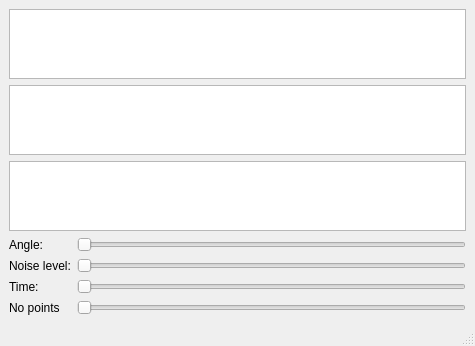
<?xml version="1.0" encoding="UTF-8"?>
<ui version="4.0">
 <class>MainWindow</class>
 <widget class="QMainWindow" name="MainWindow">
  <property name="geometry">
   <rect>
    <x>0</x>
    <y>0</y>
    <width>475</width>
    <height>310</height>
   </rect>
  </property>
  <property name="windowTitle">
   <string>MainWindow</string>
  </property>
  <widget class="QWidget" name="centralwidget">
   <layout class="QVBoxLayout" name="verticalLayout">
    <item>
     <widget class="PlotWidget" name="canvas1"/>
    </item>
    <item>
     <widget class="PlotWidget" name="canvas2"/>
    </item>
    <item>
     <widget class="PlotWidget" name="canvas3"/>
    </item>
    <item>
     <layout class="QFormLayout" name="formLayout">
      <item row="0" column="0">
       <widget class="QLabel" name="label">
        <property name="text">
         <string>Angle:</string>
        </property>
       </widget>
      </item>
      <item row="1" column="0">
       <widget class="QLabel" name="label_2">
        <property name="text">
         <string>Noise level:</string>
        </property>
       </widget>
      </item>
      <item row="2" column="0">
       <widget class="QLabel" name="label_3">
        <property name="text">
         <string>Time:</string>
        </property>
       </widget>
      </item>
      <item row="2" column="1">
       <widget class="QSlider" name="t_slider">
        <property name="orientation">
         <enum>Qt::Horizontal</enum>
        </property>
       </widget>
      </item>
      <item row="0" column="1">
       <widget class="QSlider" name="a_slider">
        <property name="orientation">
         <enum>Qt::Horizontal</enum>
        </property>
       </widget>
      </item>
      <item row="1" column="1">
       <widget class="QSlider" name="d_slider">
        <property name="orientation">
         <enum>Qt::Horizontal</enum>
        </property>
       </widget>
      </item>
      <item row="3" column="1">
       <widget class="QSlider" name="p_slider">
        <property name="orientation">
         <enum>Qt::Horizontal</enum>
        </property>
       </widget>
      </item>
      <item row="3" column="0">
       <widget class="QLabel" name="label_4">
        <property name="text">
         <string>No points</string>
        </property>
       </widget>
      </item>
     </layout>
    </item>
   </layout>
  </widget>
  <widget class="QMenuBar" name="menubar">
   <property name="geometry">
    <rect>
     <x>0</x>
     <y>0</y>
     <width>475</width>
     <height>18</height>
    </rect>
   </property>
  </widget>
  <widget class="QStatusBar" name="statusbar"/>
 </widget>
 <customwidgets>
  <customwidget>
   <class>PlotWidget</class>
   <extends>QGraphicsView</extends>
   <header>pyqtgraph</header>
  </customwidget>
 </customwidgets>
 <resources/>
 <connections/>
</ui>
